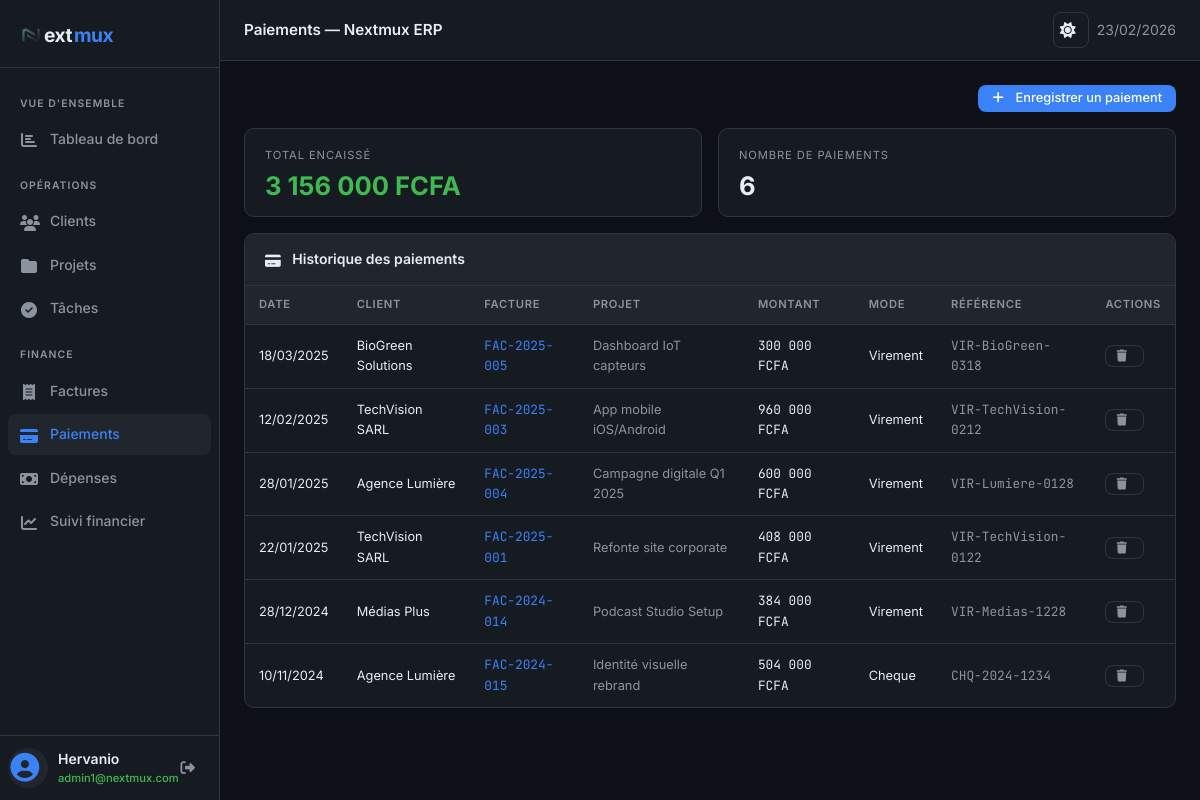
Page /paiements.php (signed in) on the committed database.
### tables this page shows
CREATE TABLE `paiements` (
  `id` int(10) UNSIGNED NOT NULL,
  `facture_id` int(10) UNSIGNED NOT NULL,
  `montant` decimal(12,2) NOT NULL,
  `date_paiement` date NOT NULL,
  `mode_paiement` enum('virement','cheque','especes','carte','autre') NOT NULL DEFAULT 'virement',
  `reference` varchar(100) DEFAULT NULL,
  `created_at` timestamp NOT NULL DEFAULT current_timestamp()
);

CREATE TABLE `clients` (
  `id` int(10) UNSIGNED NOT NULL,
  `nom` varchar(150) NOT NULL,
  `email` varchar(200) NOT NULL,
  `telephone` varchar(20) DEFAULT NULL,
  `adresse` text DEFAULT NULL,
  `ville` varchar(100) DEFAULT NULL,
  `created_at` timestamp NOT NULL DEFAULT current_timestamp()
);

CREATE TABLE `factures` (
  `id` int(10) UNSIGNED NOT NULL,
  `projet_id` int(10) UNSIGNED NOT NULL,
  `numero` varchar(30) NOT NULL,
  `montant_ht` decimal(12,2) NOT NULL DEFAULT 0.00,
  `tva` decimal(5,2) NOT NULL DEFAULT 20.00,
  `montant_ttc` decimal(12,2) NOT NULL DEFAULT 0.00,
  `statut` enum('brouillon','envoyee','partiellement_payee','payee') NOT NULL DEFAULT 'brouillon',
  `date_emission` date NOT NULL,
  `date_echeance` date DEFAULT NULL,
  `notes` text DEFAULT NULL,
  `created_at` timestamp NOT NULL DEFAULT current_timestamp()
);

CREATE TABLE `projets` (
  `id` int(10) UNSIGNED NOT NULL,
  `client_id` int(10) UNSIGNED NOT NULL,
  `titre` varchar(200) NOT NULL,
  `description` text DEFAULT NULL,
  `budget` decimal(12,2) NOT NULL DEFAULT 0.00,
  `statut` enum('prospect','en_cours','suspendu','termine') NOT NULL DEFAULT 'en_cours',
  `date_debut` date DEFAULT NULL,
  `date_fin` date DEFAULT NULL,
  `created_at` timestamp NOT NULL DEFAULT current_timestamp()
);

### db.php (called while the page is built, shortened)
<?php
function h(string $s): string
{
    return htmlspecialchars($s, ENT_QUOTES, 'UTF-8');
}
function money(float $amount): string
{
    return number_format($amount, 0, ',', ' ') . ' FCFA';
}
function formatDate(?string $date): string
{
    return (new DateTime($date))->format('d/m/Y');
}

### paiements.php (the view, shortened to what this page needs)
<?php
require_once 'db.php';
$db = getDB();
$action = $_GET['action'] ?? 'list';
$paiements = $db->query("
  SELECT pa.*, f.numero, f.montant_ttc, p.titre AS projet_titre, c.nom AS client_nom
  FROM paiements pa
  JOIN factures f ON f.id=pa.facture_id
  JOIN projets p ON p.id=f.projet_id
  JOIN clients c ON c.id=p.client_id
  ORDER BY pa.date_paiement DESC
")->fetchAll();
require_once 'header.php';
?>
<?php if ($action === 'list'): ?>
  <div class="flex gap-3 mb-4" style="justify-content:space-between;align-items:center;">
    <a href="paiements.php?action=create" class="btn btn-primary"><i class="fa-solid fa-plus"></i> Enregistrer un paiement</a>
  </div>
  <?php
  $totalEncaisse = array_sum(array_column($paiements, 'montant'));
  ?>
  <div class="stat-grid mb-4" style="grid-template-columns:repeat(2,1fr);">
    <div class="stat-card">
      <div class="stat-label">Total encaissé</div>
      <div class="stat-value green"><?= money($totalEncaisse) ?></div>
    </div>
    <div class="stat-card">
      <div class="stat-label">Nombre de paiements</div>
      <div class="stat-value"><?= count($paiements) ?></div>
    </div>
  </div>
  <div class="card">
    <div class="card-header"><span class="card-title"><i class="fa-solid fa-credit-card"></i> Historique des paiements</span></div>
    <?php if ($paiements): ?>
      <div class="table-wrap">
        <table>
          <thead>
            <tr>
              <th>Date</th>
              <th>Client</th>
              <th>Facture</th>
              <th>Projet</th>
              <th>Montant</th>
              <th>Mode</th>
              <th>Référence</th>
              <th>Actions</th>
            </tr>
          </thead>
          <tbody>
            <?php foreach ($paiements as $p): ?>
              <tr>
                <td><?= formatDate($p['date_paiement']) ?></td>
                <td><?= h($p['client_nom']) ?></td>
                <td class="mono"><a href="factures.php?action=view&id=<?= $p['facture_id'] ?>" style="color:var(--accent);text-decoration:none"><?= h($p['numero']) ?></a></td>
                <td class="text-muted"><?= h($p['projet_titre']) ?></td>
                <td class="mono green"><?= money($p['montant']) ?></td>
                <td><?= ucfirst($p['mode_paiement']) ?></td>
                <td class="mono text-muted"><?= h($p['reference'] ?? '—') ?></td>
                <td><a href="paiements.php?action=delete&id=<?= $p['id'] ?>" class="btn btn-ghost btn-sm" onclick="return confirm('Supprimer ce paiement ?')" title="Supprimer"><i class="fa-solid fa-trash"></i></a></td>
              </tr>
            <?php endforeach; ?>
          </tbody>
        </table>
      </div>
    <?php endif; ?>
  </div>
<?php endif; ?>
<?php require_once 'footer.php'; ?>

### header.php (style rules this page uses)
:root { --bg: #0d1117; --bg2: #161b22; --bg3: #21262d; --border: #30363d; --text: #e6edf3; --muted: #8b949e; --accent: #3b82f6; --accent-h: #2563eb; --green: #3fb950; --red: #f85149; --orange: #d29922; --purple: #a371f7; --radius: 8px; --shadow: 0 4px 24px rgba(0, 0, 0, 0.4); --sidebar-width: 240px; --topbar-height: 52px; }
*, *::before, *::after { box-sizing: border-box; margin: 0; padding: 0; }
body { font-family: 'Inter', system-ui, sans-serif; font-size: 14px; background: var(--bg); color: var(--text); line-height: 1.6; min-height: 100vh; display: flex; }
.card { background: var(--bg2); border: 1px solid var(--border); border-radius: 10px; overflow: hidden; }
.card-header { padding: 14px 20px; border-bottom: 1px solid var(--border); display: flex; align-items: center; justify-content: space-between; background: var(--bg3); }
.card-title { font-weight: 600; font-size: 0.875rem; }
.btn { display: inline-flex; align-items: center; gap: 6px; padding: 7px 14px; border-radius: var(--radius); border: none; font-size: 0.8rem; font-weight: 500; cursor: pointer; text-decoration: none; transition: all 0.15s; font-family: inherit; line-height: 1; }
.btn-primary { background: var(--accent); color: white; }
.btn-ghost { background: transparent; color: var(--muted); border: 1px solid var(--border); }
.btn-sm { padding: 4px 10px; font-size: 0.75rem; }
.table-wrap { overflow-x: auto; }
table { width: 100%; border-collapse: collapse; font-size: 0.8rem; }
th { background: var(--bg3); color: var(--muted); font-weight: 600; font-size: 0.7rem; text-transform: uppercase; letter-spacing: 0.06em; padding: 10px 14px; text-align: left; border-bottom: 1px solid var(--border); }
td { padding: 11px 14px; border-bottom: 1px solid var(--border); color: var(--text); vertical-align: middle; }
tr:last-child td { border-bottom: none; }
body { -webkit-font-smoothing: antialiased; -moz-osx-font-smoothing: grayscale; }
.stat-grid { display: grid; grid-template-columns: repeat(auto-fill, minmax(200px, 1fr)); gap: 16px; margin-bottom: 24px; }
.stat-card { background: var(--bg2); border: 1px solid var(--border); border-radius: 10px; padding: 18px 20px; }
.stat-label { font-size: 0.7rem; color: var(--muted); text-transform: uppercase; letter-spacing: 0.08em; margin-bottom: 8px; }
.stat-value { font-size: 1.6rem; font-weight: 700; line-height: 1; }
.stat-value.green { color: var(--green); }
.flex { display: flex; align-items: center; }
.gap-3 { gap: 12px; }
.text-muted { color: var(--muted); }
.mono { font-family: 'JetBrains Mono', monospace; }
.mb-4 { margin-bottom: 16px; }
@media (min-width: 1024px) and (max-width: 1439px) { .stat-grid { grid-template-columns: repeat(3, 1fr); gap: 16px; } }
i.fa-solid, i.fas { display: inline-block; font-variant-numeric: tabular-nums; margin-right: 6px; vertical-align: -0.125em; }
.card-title i.fa-solid, .card-title i.fas, .stat-label i.fa-solid, .stat-label i.fas, .empty-state .icon i.fa-solid, .empty-state .icon i.fas { margin-right: 8px; vertical-align: -0.125em; }
button i.fa-solid, button i.fas, a i.fa-solid, a i.fas { margin-right: 6px; vertical-align: -0.05em; }

### rows in the picture
paiements: date_paiement "18/03/2025", clients.nom "BioGreen Solutions", facture.numero "FAC-2025-005", projets.titre "Dashboard IoT capteurs", montant "300 000 FCFA", mode_paiement "Virement", reference "VIR-BioGreen-0318"
paiements: date_paiement "12/02/2025", clients.nom "TechVision SARL", facture.numero "FAC-2025-003", projets.titre "App mobile iOS/Android", montant "960 000 FCFA", mode_paiement "Virement", reference "VIR-TechVision-0212"
paiements: date_paiement "28/01/2025", clients.nom "Agence Lumière", facture.numero "FAC-2025-004", projets.titre "Campagne digitale Q1 2025", montant "600 000 FCFA", mode_paiement "Virement", reference "VIR-Lumiere-0128"
paiements: date_paiement "22/01/2025", clients.nom "TechVision SARL", facture.numero "FAC-2025-001", projets.titre "Refonte site corporate", montant "408 000 FCFA", mode_paiement "Virement", reference "VIR-TechVision-0122"
paiements: date_paiement "28/12/2024", clients.nom "Médias Plus", facture.numero "FAC-2024-014", projets.titre "Podcast Studio Setup", montant "384 000 FCFA", mode_paiement "Virement", reference "VIR-Medias-1228"
paiements: date_paiement "10/11/2024", clients.nom "Agence Lumière", facture.numero "FAC-2024-015", projets.titre "Identité visuelle rebrand", montant "504 000 FCFA", mode_paiement "Cheque", reference "CHQ-2024-1234"

### other values in the picture
$_SESSION['user']['nom'] "Hervanio"
$_SESSION['user']['email'] "admin1@nextmux.com"
$pageTitle "Paiements — Nextmux ERP"
money($totalEncaisse) "3 156 000 FCFA"
count($paiements) "6"
